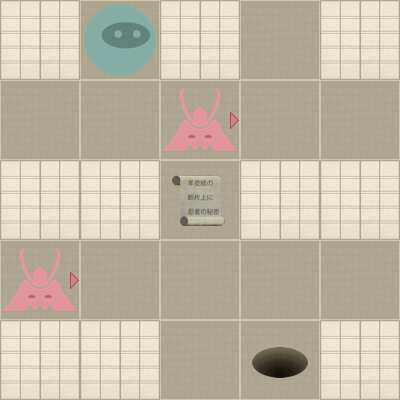

The image is a tile-based game level rendered from a .tmx file. Its description and source (layers, tilesets, objects; grid data summarised) follow:
An orthogonal 5x5 tile map with 80x80 px tiles, 2 tile layers (Level, Actors).

<map version="1.0" orientation="orthogonal" width="5" height="5" tilewidth="80" tileheight="80">
 <properties>
  <property name="moves" value="10" />
 </properties>
 <tileset firstgid="1" name="tiles" tilewidth="80" tileheight="80" spacing="2" margin="2">
  <image source="tiles-hd.png" width="512" height="512" />
  <tile id="0">
   <properties>
    <property name="actor" value="exit" />
   </properties>
  </tile>
  <tile id="2">
   <properties>
    <property name="actor" value="guard" />
    <property name="direction" value="down" />
   </properties>
  </tile>
  <tile id="3">
   <properties>
    <property name="actor" value="guard" />
    <property name="direction" value="left" />
   </properties>
  </tile>
  <tile id="4">
   <properties>
    <property name="actor" value="guard" />
    <property name="direction" value="right" />
   </properties>
  </tile>
  <tile id="5">
   <properties>
    <property name="actor" value="guard" />
    <property name="direction" value="up" />
   </properties>
  </tile>
  <tile id="7">
   <properties>
    <property name="actor" value="player" />
   </properties>
  </tile>
  <tile id="8">
   <properties>
    <property name="actor" value="scroll" />
   </properties>
  </tile>
  <tile id="9">
   <properties>
    <property name="wall" value="1" />
   </properties>
  </tile>
 </tileset>
 <layer name="Level" width="5" height="5">
  <data>[25 cells, 25 non-empty, 2 distinct tile ids]</data>
 </layer>
 <layer name="Actors" width="5" height="5">
  <data>[25 cells, 5 non-empty, 4 distinct tile ids]</data>
 </layer>
</map>
